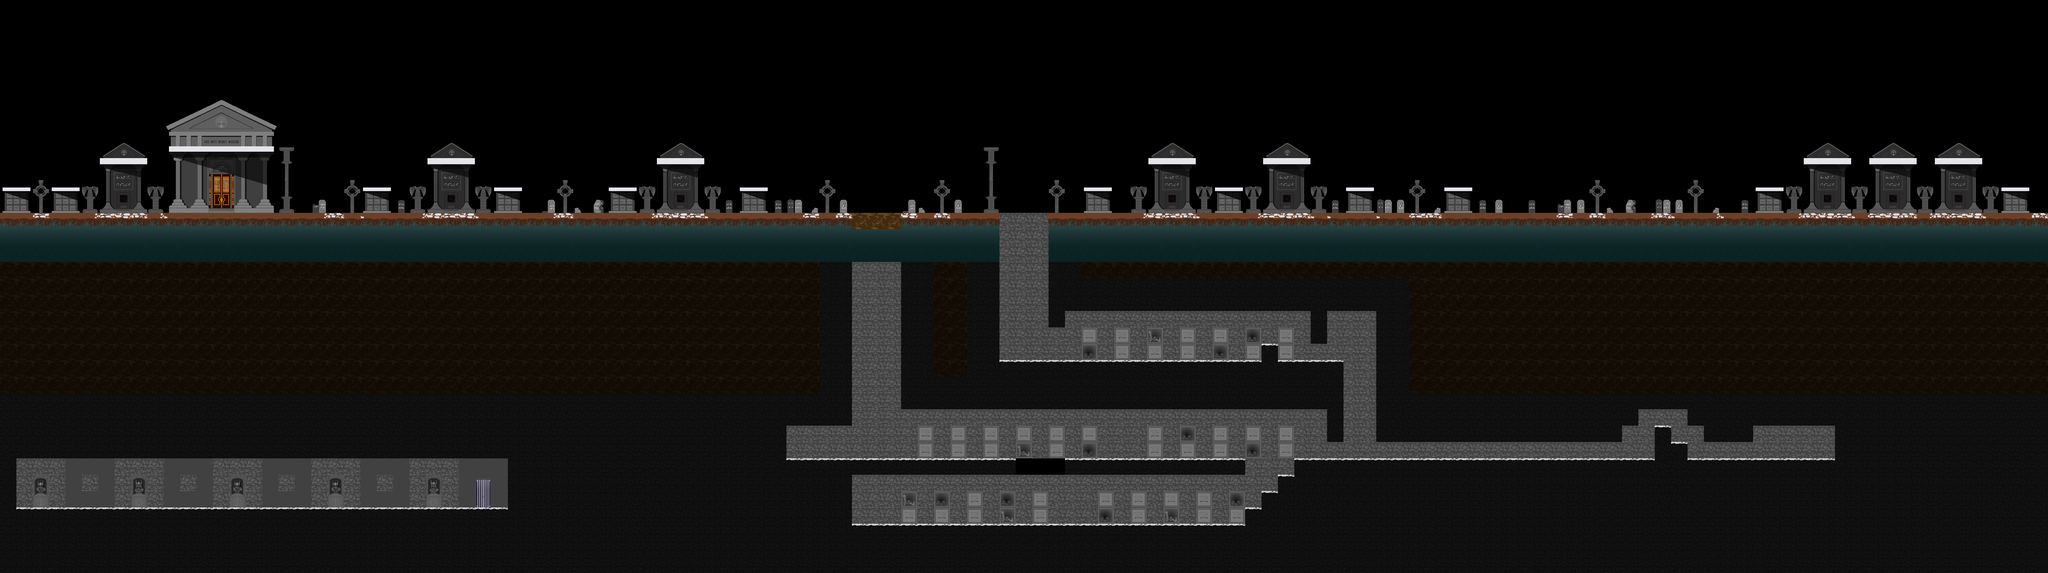

This game map was drawn from its Tiled (.tmx) file and the tilesets committed beside it. A one-line description and the trimmed map source follow:
An orthogonal 125x35 tile map with 64x64 px tiles, 2 tile layers (derriere, solides) and 111 objects (escalier, checkPoint4, checkPoint3, checkPoint1, checkPoint2, ...).

<map version="1.4" tiledversion="1.4.3" orientation="orthogonal" renderorder="right-down" width="125" height="35" tilewidth="64" tileheight="64" infinite="0" nextlayerid="40" nextobjectid="199">
 <editorsettings>
  <export format="tmx" />
 </editorsettings>
 <tileset firstgid="1" name="tableauTiledTilesetCimetiere3" tilewidth="64" tileheight="64" tilecount="168" columns="21">
  <image source="tableauTiledTilesetCimetiere3.png" width="1344" height="512" />
 </tileset>
 <layer id="2" name="derriere" width="125" height="35">
  <data>[4375 cells, 2299 non-empty, 94 distinct tile ids]</data>
 </layer>
 <layer id="1" name="solides" width="125" height="35">
  <properties>
   <property name="collides" type="bool" value="false" />
  </properties>
  <data>[4375 cells, 823 non-empty, 12 distinct tile ids]</data>
 </layer>
 <objectgroup id="17" name="escaliers">
  <object id="108" name="escalier" gid="69" x="1856" y="1984" width="64" height="64" />
 </objectgroup>
 <objectgroup id="4" name="stars">
  <object id="16" gid="70" x="448" y="1984" width="64" height="64" />
  <object id="19" gid="70" x="834" y="568" width="64" height="64" />
  <object id="22" gid="70" x="1439.5" y="823.5" width="64" height="64" />
  <object id="24" gid="70" x="2398.5" y="815" width="64" height="64" />
  <object id="27" gid="70" x="34" y="822" width="64" height="64" />
  <object id="28" gid="70" x="4766" y="822" width="64" height="64" />
  <object id="29" gid="70" x="5670" y="822" width="64" height="64" />
  <object id="30" gid="70" x="7842" y="726" width="64" height="64" />
  <object id="31" gid="70" x="1952" y="824" width="64" height="64" />
  <object id="32" gid="70" x="2912" y="818" width="64" height="64" />
  <object id="38" gid="70" x="4544" y="2048" width="64" height="64" />
  <object id="39" gid="70" x="4288" y="2048" width="64" height="64" />
  <object id="40" gid="70" x="3904" y="2048" width="64" height="64" />
  <object id="41" gid="70" x="3904" y="1792" width="64" height="64" />
  <object id="42" gid="70" x="4224" y="1792" width="64" height="64" />
  <object id="43" gid="70" x="5120" y="1792" width="64" height="64" />
  <object id="45" gid="70" x="4224" y="1408" width="64" height="64" />
  <object id="46" gid="70" x="4736" y="1408" width="64" height="64" />
  <object id="47" gid="70" x="3648" y="2048" width="64" height="64" />
  <object id="48" gid="70" x="3520" y="2048" width="64" height="64" />
  <object id="49" gid="70" x="4608" y="1792" width="64" height="64" />
  <object id="50" gid="70" x="4864" y="1984" width="64" height="64" />
  <object id="51" gid="70" x="4480" y="1408" width="64" height="64" />
  <object id="52" gid="70" x="4864" y="1408" width="64" height="64" />
  <object id="129" gid="70" x="4546" y="610" width="64" height="64" />
  <object id="130" gid="70" x="7360" y="610" width="64" height="64" />
 </objectgroup>
 <objectgroup id="37" name="etoffes">
  <object id="176" gid="71" x="1730" y="608" width="64" height="64" />
  <object id="178" gid="71" x="4996" y="606" width="64" height="64" />
  <object id="181" gid="71" x="832" y="1984" width="64" height="64" />
  <object id="182" gid="71" x="3072" y="1792" width="64" height="64" />
  <object id="183" gid="71" x="3392" y="832" width="64" height="64" />
  <object id="184" gid="71" x="4258" y="726" width="64" height="64" />
  <object id="187" gid="71" x="7844" y="822" width="64" height="64" />
  <object id="188" gid="71" x="7104" y="1792" width="64" height="64" />
 </objectgroup>
 <objectgroup id="5" name="checkPoints">
  <object id="102" name="checkPoint4" gid="96" x="6208" y="704" width="64" height="64" />
  <object id="103" name="checkPoint3" gid="96" x="4096" y="704" width="64" height="64" />
  <object id="104" name="checkPoint1" gid="96" x="898.667" y="570.667" width="64" height="64" />
  <object id="105" name="checkPoint2" gid="96" x="3200" y="1792" width="64" height="64" />
 </objectgroup>
 <objectgroup id="6" name="flyingMonsters">
  <object id="71" gid="12" x="2624" y="576" width="64" height="64" />
  <object id="72" gid="12" x="4544" y="576" width="64" height="64" />
  <object id="73" gid="12" x="4992" y="576" width="64" height="64" />
  <object id="74" gid="12" x="5504" y="704" width="64" height="64" />
 </objectgroup>
 <objectgroup id="7" name="zombies">
  <object id="64" gid="11" x="1728" y="832" width="64" height="64" />
  <object id="65" gid="11" x="2496" y="832" width="64" height="64" />
  <object id="66" gid="11" x="2752" y="832" width="64" height="64" />
  <object id="67" gid="11" x="4544" y="832" width="64" height="64" />
  <object id="68" gid="11" x="4764" y="824" width="64" height="64" />
  <object id="69" gid="11" x="4992" y="832" width="64" height="64" />
  <object id="70" gid="11" x="5824" y="832" width="64" height="64" />
 </objectgroup>
 <objectgroup id="20" name="bougies">
  <object id="115" name="bougie1" gid="49" x="128" y="768" width="64" height="64" />
  <object id="116" name="bougie2" gid="49" x="1344" y="768" width="64" height="64" />
  <object id="120" name="bougie6" gid="49" x="4096" y="768" width="64" height="64" />
 </objectgroup>
 <objectgroup id="32" name="bougies1">
  <object id="117" name="bougie3" gid="49" x="2176" y="768" width="64" height="64" />
  <object id="121" name="bougie7" gid="49" x="5504" y="768" width="64" height="64" />
 </objectgroup>
 <objectgroup id="33" name="bougies2">
  <object id="118" name="bougie4" gid="49" x="3200" y="768" width="64" height="64" />
  <object id="122" name="bougie8" gid="49" x="6208" y="768" width="64" height="64" />
 </objectgroup>
 <objectgroup id="34" name="bougies3">
  <object id="119" name="bougie5" gid="49" x="3648" y="768" width="64" height="64" />
  <object id="123" name="bougie9" gid="49" x="6592" y="768" width="64" height="64" />
 </objectgroup>
 <objectgroup id="8" name="torches">
  <object id="132" name="Torche1" gid="50" x="320" y="1920" width="64" height="64" />
  <object id="136" name="Torche6" gid="50" x="704" y="768" width="64" height="64" />
  <object id="147" gid="50" x="4672" y="832" width="64" height="64" />
  <object id="153" name="Torche10" gid="50" x="3710.67" y="2018.67" width="64" height="64" />
  <object id="189" name="TorcheSp1" gid="50" x="6906" y="1764" width="64" height="64" />
 </objectgroup>
 <objectgroup id="21" name="torches1">
  <object id="133" name="Torche2" gid="50" x="704" y="1920" width="64" height="64" />
  <object id="137" name="Torche5" gid="50" x="960" y="768" width="64" height="64" />
  <object id="149" name="Torche7" gid="50" x="3774.67" y="1762.67" width="64" height="64" />
  </objectgroup>
 <objectgroup id="22" name="torches2">
  <!-- 3 objects omitted --></objectgroup>
 <objectgroup id="23" name="torches3">
  <!-- 2 objects omitted --></objectgroup>
 <objectgroup id="24" name="torches4">
  <!-- 1 objects omitted --></objectgroup>
 <objectgroup id="25" name="torches5">
  <!-- 1 objects omitted --></objectgroup>
 <objectgroup id="26" name="torches6">
  <!-- 1 objects omitted --></objectgroup>
 <objectgroup id="28" name="torches7">
  <!-- 1 objects omitted --></objectgroup>
 <objectgroup id="29" name="torches8">
  <!-- 1 objects omitted --></objectgroup>
 <objectgroup id="9" name="aurore" />
 <objectgroup id="16" name="rocheQuiRoule">
  <!-- 1 objects omitted --></objectgroup>
 <objectgroup id="38" name="rocheQuiRoule2">
  <!-- 1 objects omitted --></objectgroup>
 <objectgroup id="10" name="vase">
  <!-- 12 objects omitted --></objectgroup>
 <objectgroup id="18" name="solFragilePierre">
  <!-- 3 objects omitted --></objectgroup>
 <objectgroup id="15" name="solFragile">
  <!-- 3 objects omitted --></objectgroup>
 <objectgroup id="11" name="bossSpectre">
  <!-- 1 objects omitted --></objectgroup>
 <objectgroup id="12" name="sacdos" />
 <objectgroup id="13" name="spectres" />
 <objectgroup id="14" name="squelettes">
  <!-- 11 objects omitted --></objectgroup>
</map>
<!-- 44 of 111 objects omitted -->
